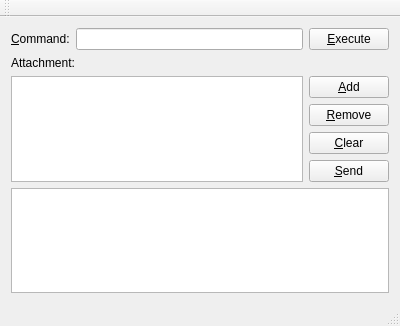
<?xml version="1.0" encoding="UTF-8"?>
<ui version="4.0">
 <class>ClientWindow</class>
 <widget class="QMainWindow" name="ClientWindow">
  <property name="geometry">
   <rect>
    <x>0</x>
    <y>0</y>
    <width>400</width>
    <height>326</height>
   </rect>
  </property>
  <property name="windowTitle">
   <string>Client</string>
  </property>
  <widget class="QWidget" name="centralWidget">
   <layout class="QVBoxLayout" name="verticalLayout_2">
    <item>
     <layout class="QHBoxLayout" name="horizontalLayout_2">
      <item>
       <widget class="QLabel" name="commandLabel">
        <property name="text">
         <string>&amp;Command:</string>
        </property>
        <property name="buddy">
         <cstring>commandLineEdit</cstring>
        </property>
       </widget>
      </item>
      <item>
       <widget class="QLineEdit" name="commandLineEdit"/>
      </item>
      <item>
       <widget class="QPushButton" name="submitButton">
        <property name="text">
         <string>&amp;Execute</string>
        </property>
       </widget>
      </item>
     </layout>
    </item>
    <item>
     <widget class="QLabel" name="attachmentLlabel">
      <property name="text">
       <string>Attachment:</string>
      </property>
     </widget>
    </item>
    <item>
     <layout class="QHBoxLayout" name="horizontalLayout_3">
      <item>
       <widget class="QListView" name="filesListView"/>
      </item>
      <item>
       <layout class="QVBoxLayout" name="verticalLayout">
        <item>
         <widget class="QPushButton" name="addFileButton">
          <property name="text">
           <string>&amp;Add</string>
          </property>
         </widget>
        </item>
        <item>
         <widget class="QPushButton" name="removeFileButton">
          <property name="text">
           <string>&amp;Remove</string>
          </property>
         </widget>
        </item>
        <item>
         <widget class="QPushButton" name="clearfilesButton">
          <property name="text">
           <string>&amp;Clear</string>
          </property>
         </widget>
        </item>
        <item>
         <widget class="QPushButton" name="sendFilesButton">
          <property name="text">
           <string>&amp;Send</string>
          </property>
         </widget>
        </item>
       </layout>
      </item>
     </layout>
    </item>
    <item>
     <widget class="QTextEdit" name="messageTextEdit">
      <property name="readOnly">
       <bool>true</bool>
      </property>
     </widget>
    </item>
   </layout>
  </widget>
  <widget class="QMenuBar" name="menuBar">
   <property name="geometry">
    <rect>
     <x>0</x>
     <y>0</y>
     <width>400</width>
     <height>21</height>
    </rect>
   </property>
  </widget>
  <widget class="QToolBar" name="mainToolBar">
   <attribute name="toolBarArea">
    <enum>TopToolBarArea</enum>
   </attribute>
   <attribute name="toolBarBreak">
    <bool>false</bool>
   </attribute>
  </widget>
  <widget class="QStatusBar" name="statusBar"/>
 </widget>
 <layoutdefault spacing="6" margin="11"/>
 <resources/>
 <connections/>
</ui>
